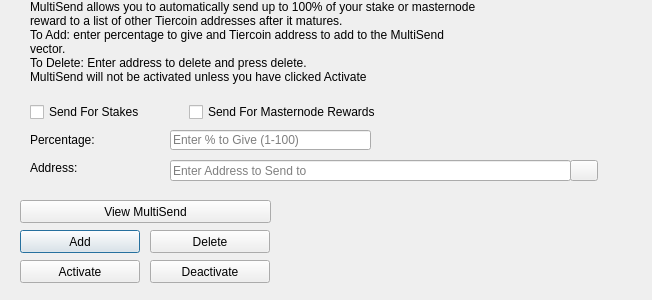
<?xml version="1.0" encoding="UTF-8"?>
<ui version="4.0">
 <class>MultiSendDialog</class>
 <widget class="QDialog" name="MultiSendDialog">
  <property name="windowModality">
   <enum>Qt::NonModal</enum>
  </property>
  <property name="geometry">
   <rect>
    <x>0</x>
    <y>0</y>
    <width>652</width>
    <height>300</height>
   </rect>
  </property>
  <property name="windowTitle">
   <string>MultiSend</string>
  </property>
  <widget class="QLineEdit" name="multiSendPercentEdit">
   <property name="geometry">
    <rect>
     <x>170</x>
     <y>130</y>
     <width>201</width>
     <height>20</height>
    </rect>
   </property>
   <property name="toolTip">
    <string>Enter whole numbers 1 - 100</string>
   </property>
   <property name="placeholderText">
    <string>Enter % to Give (1-100)</string>
   </property>
  </widget>
  <widget class="QLineEdit" name="multiSendAddressEdit">
   <property name="geometry">
    <rect>
     <x>170</x>
     <y>160</y>
     <width>401</width>
     <height>21</height>
    </rect>
   </property>
   <property name="toolTip">
    <string/>
   </property>
   <property name="placeholderText">
    <string>Enter Address to Send to</string>
   </property>
  </widget>
  <widget class="QLabel" name="label_2">
   <property name="geometry">
    <rect>
     <x>30</x>
     <y>0</y>
     <width>451</width>
     <height>121</height>
    </rect>
   </property>
   <property name="lineWidth">
    <number>1</number>
   </property>
   <property name="text">
    <string>MultiSend allows you to automatically send up to 100% of your stake or masternode reward to a list of other Tiercoin addresses after it matures.
To Add: enter percentage to give and Tiercoin address to add to the MultiSend vector.
To Delete: Enter address to delete and press delete.
MultiSend will not be activated unless you have clicked Activate</string>
   </property>
   <property name="alignment">
    <set>Qt::AlignLeading|Qt::AlignLeft|Qt::AlignTop</set>
   </property>
   <property name="wordWrap">
    <bool>true</bool>
   </property>
  </widget>
  <widget class="QLabel" name="message">
   <property name="geometry">
    <rect>
     <x>290</x>
     <y>200</y>
     <width>351</width>
     <height>91</height>
    </rect>
   </property>
   <property name="text">
    <string/>
   </property>
  </widget>
  <widget class="QPushButton" name="addButton">
   <property name="geometry">
    <rect>
     <x>20</x>
     <y>230</y>
     <width>120</width>
     <height>23</height>
    </rect>
   </property>
   <property name="toolTip">
    <string/>
   </property>
   <property name="statusTip">
    <string>Add to MultiSend Vector</string>
   </property>
   <property name="text">
    <string>Add</string>
   </property>
  </widget>
  <widget class="QPushButton" name="disableButton">
   <property name="geometry">
    <rect>
     <x>150</x>
     <y>260</y>
     <width>120</width>
     <height>23</height>
    </rect>
   </property>
   <property name="statusTip">
    <string>Deactivate MultiSend</string>
   </property>
   <property name="text">
    <string>Deactivate</string>
   </property>
  </widget>
  <widget class="QPushButton" name="addressBookButton">
   <property name="geometry">
    <rect>
     <x>570</x>
     <y>160</y>
     <width>28</width>
     <height>21</height>
    </rect>
   </property>
   <property name="toolTip">
    <string>Choose an address from the address book</string>
   </property>
   <property name="text">
    <string/>
   </property>
   <property name="icon">
    <iconset resource="../tiercoin.qrc">
     <normaloff>:/icons/address-book</normaloff>:/icons/address-book</iconset>
   </property>
   <property name="shortcut">
    <string>Alt+A</string>
   </property>
   <property name="autoDefault">
    <bool>false</bool>
   </property>
  </widget>
  <widget class="QLabel" name="label">
   <property name="geometry">
    <rect>
     <x>30</x>
     <y>130</y>
     <width>121</width>
     <height>20</height>
    </rect>
   </property>
   <property name="toolTip">
    <string>Percentage of stake to send</string>
   </property>
   <property name="text">
    <string>Percentage:</string>
   </property>
  </widget>
  <widget class="QLabel" name="label_5">
   <property name="geometry">
    <rect>
     <x>30</x>
     <y>160</y>
     <width>111</width>
     <height>16</height>
    </rect>
   </property>
   <property name="toolTip">
    <string>Address to send portion of stake to</string>
   </property>
   <property name="text">
    <string>Address:</string>
   </property>
  </widget>
  <widget class="QPushButton" name="deleteButton">
   <property name="geometry">
    <rect>
     <x>150</x>
     <y>230</y>
     <width>120</width>
     <height>23</height>
    </rect>
   </property>
   <property name="toolTip">
    <string/>
   </property>
   <property name="statusTip">
    <string>Delete Address From MultiSend Vector</string>
   </property>
   <property name="text">
    <string>Delete</string>
   </property>
  </widget>
  <widget class="QPushButton" name="activateButton">
   <property name="geometry">
    <rect>
     <x>20</x>
     <y>260</y>
     <width>120</width>
     <height>23</height>
    </rect>
   </property>
   <property name="statusTip">
    <string>Activate MultiSend</string>
   </property>
   <property name="text">
    <string>Activate</string>
   </property>
  </widget>
  <widget class="QPushButton" name="viewButton">
   <property name="geometry">
    <rect>
     <x>20</x>
     <y>200</y>
     <width>251</width>
     <height>23</height>
    </rect>
   </property>
   <property name="toolTip">
    <string/>
   </property>
   <property name="statusTip">
    <string>View MultiSend Vector</string>
   </property>
   <property name="text">
    <string>View MultiSend</string>
   </property>
  </widget>
  <widget class="QWidget" name="horizontalLayoutWidget">
   <property name="geometry">
    <rect>
     <x>30</x>
     <y>100</y>
     <width>351</width>
     <height>24</height>
    </rect>
   </property>
   <layout class="QHBoxLayout" name="horizontalLayout">
    <item>
     <widget class="QCheckBox" name="multiSendStakeCheckBox">
      <property name="text">
       <string>Send For Stakes</string>
      </property>
     </widget>
    </item>
    <item>
     <widget class="QCheckBox" name="multiSendMasternodeCheckBox">
      <property name="text">
       <string>Send For Masternode Rewards</string>
      </property>
     </widget>
    </item>
   </layout>
  </widget>
 </widget>
 <resources>
  <include location="../tiercoin.qrc"/>
 </resources>
 <connections/>
</ui>
